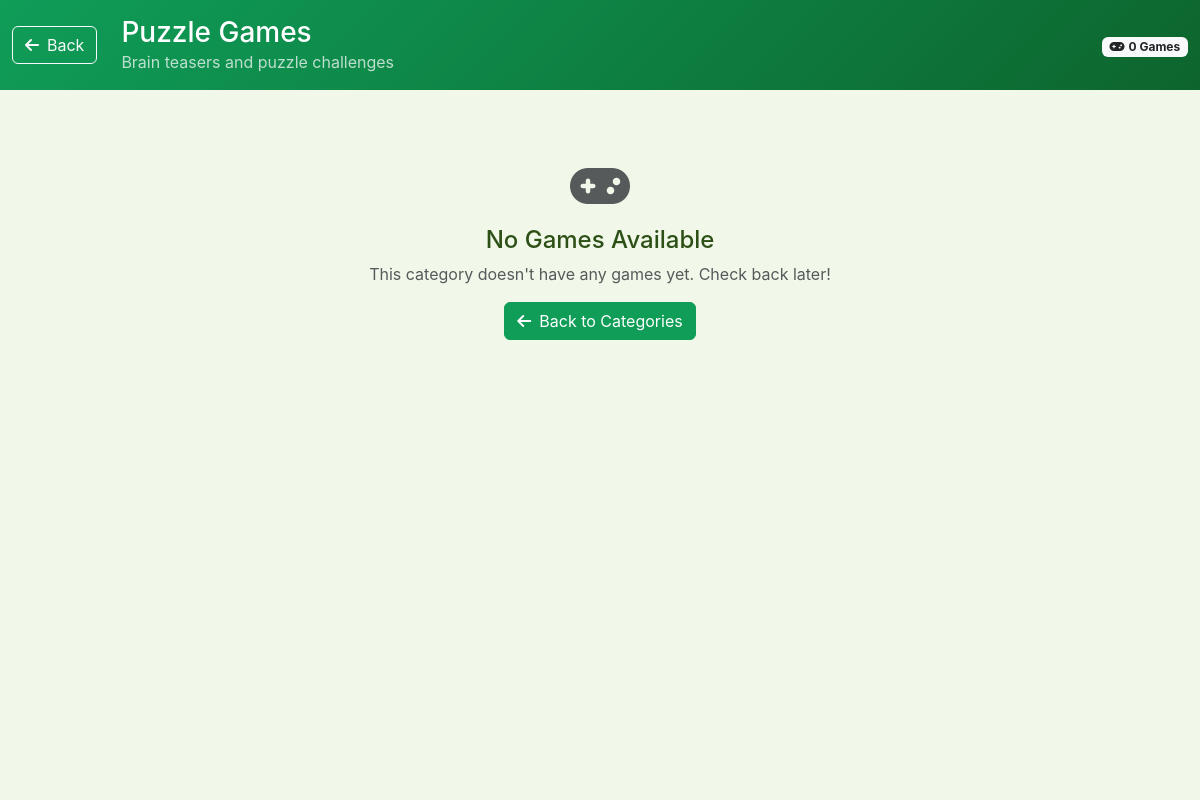
Page /category/2 on the committed database.
### models.py (models this page shows)
class Category(db.Model):
    id = db.Column(db.Integer, primary_key=True)
    title = db.Column(db.String(100), nullable=False)
    description = db.Column(db.Text, nullable=False)
    game_url = db.Column(db.String(500))
    is_chat = db.Column(db.Boolean, default=False)
    created_at = db.Column(db.DateTime, default=datetime.utcnow)
    games = db.relationship('Game', backref='category', cascade='all, delete-orphan')

### routes.py (the view)
@app.route('/category/<int:category_id>')
def category_view(category_id):
    category = Category.query.get_or_404(category_id)
    if category.is_chat:
        return redirect(url_for('chat_login'))
    games = Game.query.filter_by(category_id=category_id).all()
    return render_template('category.html', category=category, games=games)

### templates/category.html (shortened to what this page needs)
{% extends "base.html" %}
{% block content %}
<div class="category-container">
    <div class="category-header">
        <div class="container-fluid">
            <div class="row align-items-center">
                <div class="col-auto">
                    <button onclick="goBack()" class="btn btn-outline-light">
                        <i class="fas fa-arrow-left me-2"></i>Back
                    </button>
                </div>
                <div class="col">
                    <h3 class="mb-0">{{ category.title }}</h3>
                    <p class="mb-0 text-light opacity-75">{{ category.description }}</p>
                </div>
                <div class="col-auto">
                    <span class="badge bg-light text-dark">
                        <i class="fas fa-gamepad me-1"></i>{{ games|length }} Games
                    </span>
                </div>
            </div>
        </div>
    </div>
    <div class="category-content">
        <div class="container">
            {% if games %}
            <div class="row">
                {% for game in games %}
                <div class="col-md-6 col-lg-4 mb-4">
                    <div class="game-card" onclick="openGame({{ game.id }})">
                        <div class="game-card-header">
                            <div class="game-icon">
                                <i class="fas fa-gamepad"></i>
                            </div>
                            <div class="game-info">
                                <h6 class="game-title">{{ game.title }}</h6>
                                <p class="game-desc">{{ game.description }}</p>
                            </div>
                        </div>
                        <div class="game-card-footer">
                            <span class="text-muted small">
                                <i class="fas fa-clock me-1"></i>
                                {{ game.created_at.strftime('%b %d') }}
                            </span>
                            <span class="badge bg-success">
                                <i class="fas fa-play me-1"></i>Play
                            </span>
                        </div>
                    </div>
                </div>
                {% endfor %}
            </div>
            {% else %}
            <div class="text-center py-5">
                <i class="fas fa-gamepad fa-3x text-muted mb-3"></i>
                <h4>No Games Available</h4>
                <p class="text-muted">This category doesn't have any games yet. Check back later!</p>
                <button onclick="goBack()" class="btn btn-primary">
                    <i class="fas fa-arrow-left me-2"></i>Back to Categories
                </button>
            </div>
            {% endif %}
        </div>
    </div>
</div>
{% endblock %}

### static/css/style.css (style rules this page uses)
:root { --primary-green: #0f9d58; --secondary-green: #0d652d; --light-green: #e8f5e9; --dark-green: #0b5726; --background: #f1f8e9; --card-background: #ffffff; --text-primary: #2d5016; --text-secondary: #5f6368; --border-color: #c8e6c9; }
body { font-family: 'Google Sans', -apple-system, BlinkMacSystemFont, 'Segoe UI', Roboto, sans-serif; background-color: var(--background); color: var(--text-primary); margin: 0; padding: 0; }
.game-container, .category-container { height: 100vh; display: flex; flex-direction: column; }
.game-header, .category-header { background: linear-gradient(135deg, var(--primary-green) 0%, var(--secondary-green) 100%); color: white; padding: 16px 0; box-shadow: 0 2px 4px rgba(0,0,0,0.1); }
.category-content { flex: 1; padding: 24px 0; background-color: var(--background); overflow-y: auto; }
.btn-primary { background-color: var(--primary-green); border-color: var(--primary-green); }

### rows in the picture
Category: title "Puzzle Games", description "Brain teasers and puzzle challenges"

### other values in the picture
{{ games|length }} "0"
